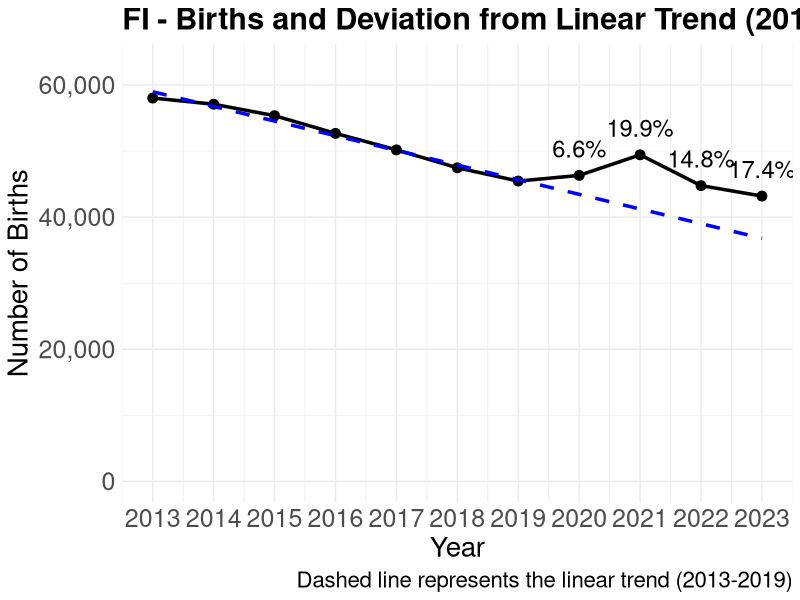

The R script that drew this image:
library(ggplot2)
library(scales)

# Births data
years <- 2013:2023
births <- c(58019, 57086, 55349, 52671, 50176, 47461, 45452, 46313, 49427, 44764, 43179)

data <- data.frame(year = years, births = births)
data$births <- as.integer(data$births)

# Fits a linear model to data from 2013 to 2019
fit <- lm(births ~ year, data = data[data$year <= 2019,])

# Predicts births for the years 2020 to 2023
data$predicted <- predict(fit, newdata = data)

# Calculates the percentage deviation for the years 2020 to 2023
data$deviation <- with(data, 100 * (births - predicted) / predicted)

# Creates plot
ggplot(data, aes(x = year, y = births)) +
  geom_line(size = 1.2) +
  geom_point(size = 3) +
  geom_line(aes(y = predicted), linetype = "dashed", color = "blue", size = 1.2) +
  geom_text(aes(label = ifelse(year >= 2020, paste0(round(deviation, 1), "%"), "")),
            vjust = -1, size = 6) +
  labs(title = "FI - Births and Deviation from Linear Trend (2013-2019)",
       x = "Year",
       y = "Number of Births",
       caption = "Dashed line represents the linear trend (2013-2019)") +
  theme_minimal() +
  scale_x_continuous(breaks = years) +
  scale_y_continuous(labels = scales::comma, limits = c(0, max(data$births) + 5000)) +
  theme(
    text = element_text(size = 18),
    plot.title = element_text(size = 22, face = "bold"),
    axis.title = element_text(size = 20),
    axis.text = element_text(size = 18),
    legend.title = element_text(size = 20),
    legend.text = element_text(size = 18),
    plot.caption = element_text(size = 16)
  )
